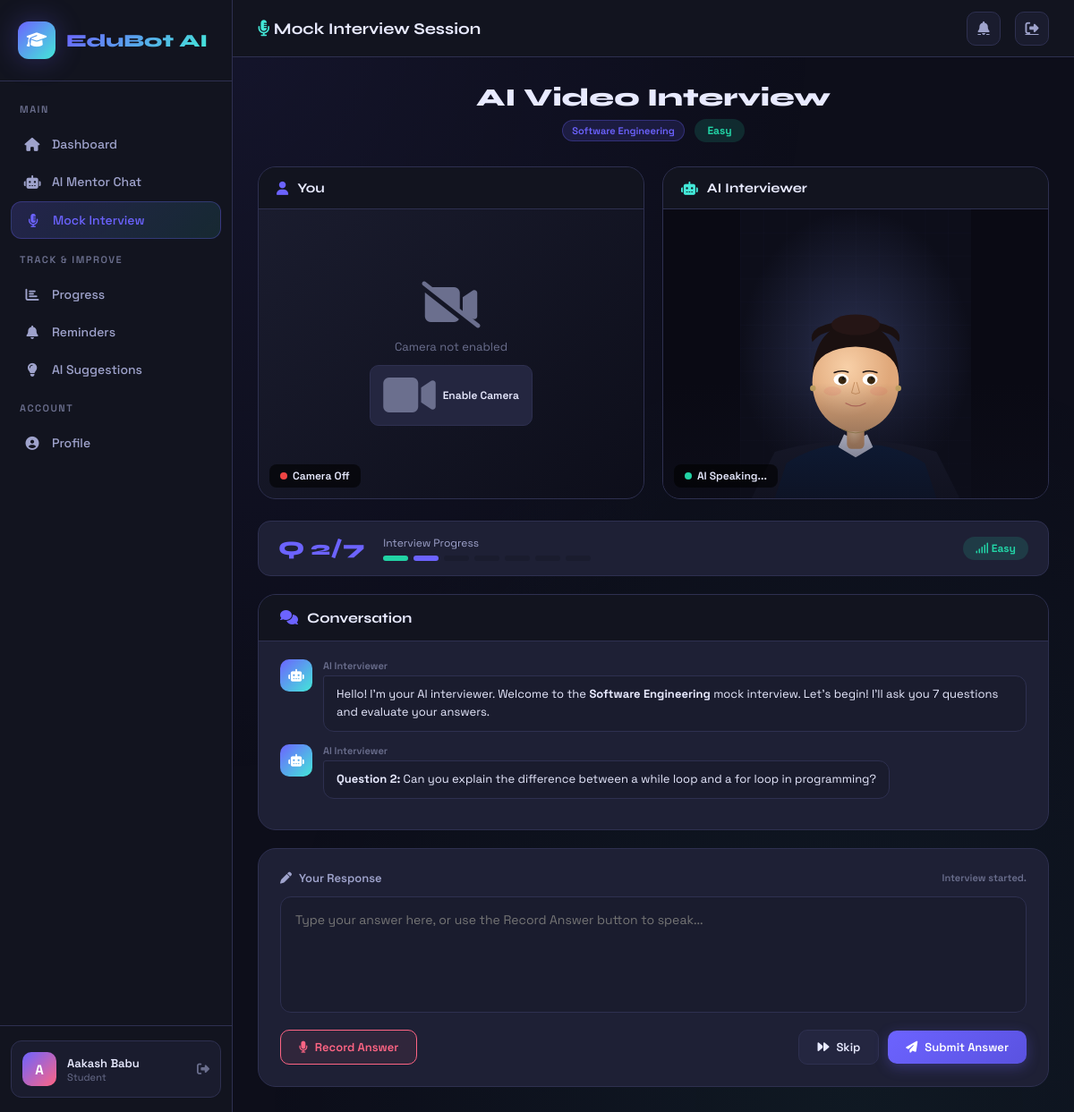
Page /interview/session/2/ (signed in) on the committed database.
### core/models.py (models this page shows)
class MockInterview(models.Model):
    DOMAINS = [
        ('software_engineering', 'Software Engineering'),
        ('data_science', 'Data Science'),
        ('web_development', 'Web Development'),
        ('machine_learning', 'Machine Learning'),
        ('system_design', 'System Design'),
        ('behavioral', 'Behavioral'),
        ('hr', 'HR Round'),
    ]
    DIFFICULTY = [('easy', 'Easy'), ('medium', 'Medium'), ('hard', 'Hard')]
    STATUS = [('pending', 'Pending'), ('in_progress', 'In Progress'), ('completed', 'Completed')]
    user = models.ForeignKey(User, on_delete=models.CASCADE, related_name='interviews')
    domain = models.CharField(max_length=50, choices=DOMAINS)
    difficulty = models.CharField(max_length=10, choices=DIFFICULTY, default='medium')
    status = models.CharField(max_length=20, choices=STATUS, default='pending')
    overall_score = models.FloatField(null=True, blank=True)
    feedback_summary = models.TextField(blank=True)
    started_at = models.DateTimeField(auto_now_add=True)
    completed_at = models.DateTimeField(null=True, blank=True)
    duration_minutes = models.IntegerField(default=0)
    class Meta:
        ordering = ['-started_at']

class InterviewQuestion(models.Model):
    interview = models.ForeignKey(MockInterview, on_delete=models.CASCADE, related_name='questions')
    question_text = models.TextField()
    question_number = models.IntegerField()
    expected_answer = models.TextField(blank=True)
    user_answer = models.TextField(blank=True)
    score = models.FloatField(null=True, blank=True)
    feedback = models.TextField(blank=True)
    improvement_tips = models.TextField(blank=True)
    answered_at = models.DateTimeField(null=True, blank=True)
    class Meta:
        ordering = ['question_number']

### core/views.py (the view)
# urls.py: path('interview/session/<int:interview_id>/', views.interview_session, name='interview_session'),
@login_required
def interview_session(request, interview_id):
    interview = get_object_or_404(MockInterview, id=interview_id, user=request.user)
    questions = interview.questions.all()
    current_q = questions.filter(user_answer='').first()
    return render(request, 'interview/session.html', {
        'interview': interview, 'questions': questions, 'current_question': current_q,
        'total_answered': questions.exclude(user_answer='').count(),
    })

### templates/interview/session.html (shortened to what this page needs)
{% extends 'base.html' %}
{% block page_title %}<i class="fas fa-microphone-alt" style="color:var(--accent)"></i> Mock Interview Session{% endblock %}
{% block content %}
<div class="interview-wrap">
  <div class="interview-title">AI Video Interview</div>
  <div class="interview-subtitle">
    <span class="badge badge-primary">{{ interview.get_domain_display }}</span>
    <span class="diff-badge {{ interview.difficulty }}" style="margin-left:8px">{{ interview.get_difficulty_display }}</span>
  </div>
  <div class="video-grid">
    <div class="video-card">
      <div class="video-card-header"><i class="fas fa-user" style="color:var(--primary)"></i> You</div>
      <div class="video-area">
        <div class="cam-placeholder" id="cam-placeholder">
          <i class="fas fa-video-slash"></i>
          <p>Camera not enabled</p>
          <button onclick="startCamera()" class="btn btn-secondary btn-sm" style="font-size:12px">
            <i class="fas fa-video"></i> Enable Camera
          </button>
        </div>
        <div class="video-status" id="user-status"><div class="status-dot red" id="cam-dot"></div><span id="cam-label">Camera Off</span></div>
      </div>
    </div>
    <div class="video-card">
      <div class="video-card-header"><i class="fas fa-robot" style="color:var(--accent)"></i> AI Interviewer</div>
      <div class="video-area">
        <div class="avatar-container">
          <div class="avatar-overlay"></div>
        </div>
        <div class="video-status" id="ai-status">
          <div class="status-dot green"></div>
          <span id="ai-label">AI Interviewer Ready</span>
        </div>
      </div>
    </div>
  </div>
  <div class="progress-strip">
    <div class="q-counter" id="q-counter">Q {{ total_answered|add:1 }}/7</div>
    <div class="q-progress">
      <div class="q-label">Interview Progress</div>
      <div class="q-dots" id="q-dots">
        {% for i in "1234567" %}
        <div class="q-dot {% if forloop.counter <= total_answered %}done{% elif forloop.counter == total_answered|add:1 %}current{% endif %}"></div>
        {% endfor %}
      </div>
    </div>
    <span class="diff-badge {{ interview.difficulty }}"><i class="fas fa-signal"></i> {{ interview.get_difficulty_display }}</span>
  </div>
  <div class="conversation-card">
    <div class="conversation-header"><i class="fas fa-comments" style="color:var(--primary)"></i> Conversation</div>
    <div class="conversation-body" id="conv-body">
      <div class="conv-msg">
        <div class="conv-avatar ai"><i class="fas fa-robot"></i></div>
        <div>
          <div class="conv-label">AI Interviewer</div>
          <div class="conv-bubble">Hello! I'm your AI interviewer. Welcome to the <strong>{{ interview.get_domain_display }}</strong> mock interview. Let's begin! I'll ask you 7 questions and evaluate your answers.</div>
        </div>
      </div>
      {% if current_question %}
      <div class="conv-msg">
        <div class="conv-avatar ai"><i class="fas fa-robot"></i></div>
        <div>
          <div class="conv-label">AI Interviewer</div>
          <div class="conv-bubble"><strong>Question {{ total_answered|add:1 }}:</strong> {{ current_question.question_text }}</div>
        </div>
      </div>
      {% endif %}
    </div>
  </div>
  {% if current_question %}
  <div class="answer-card" id="answer-section">
    <div class="answer-label"><i class="fas fa-pen"></i> Your Response <span style="margin-left:auto;font-size:11px;color:var(--text3)" id="status-text">Interview started.</span></div>
    <textarea class="answer-textarea" id="answer-input" placeholder="Type your answer here, or use the Record Answer button to speak..."></textarea>
    <div class="answer-actions">
      <button class="record-btn" id="record-btn" onclick="toggleRecording()">
        <i class="fas fa-microphone"></i> <span>Record Answer</span>
      </button>
      <button class="btn btn-secondary" onclick="skipQuestion()"><i class="fas fa-forward"></i> Skip</button>
      <button class="btn btn-primary" id="submit-btn" onclick="submitAnswer()"><i class="fas fa-paper-plane"></i> Submit Answer</button>
    </div>
  </div>
  {% endif %}
</div>
{% endblock %}

### templates/base.html (shortened to what this page needs)
<!DOCTYPE html>
<html lang="en">
<head>
<link rel="stylesheet" href="https://cdnjs.cloudflare.com/ajax/libs/font-awesome/6.5.0/css/all.min.css">
</head>
<body>
{% if user.is_authenticated %}
<aside class="sidebar">
  <div class="sidebar-brand">
    <div class="brand-icon"><i class="fas fa-graduation-cap"></i></div>
    <span class="brand-text">EduBot AI</span>
  </div>
  <nav class="sidebar-nav">
    {% if user.is_staff %}
    <div class="nav-section">
      <div class="nav-label">Admin Panel</div>
      <a href="{% url 'admin_dashboard' %}" class="nav-item {% if request.resolver_match.url_name == 'admin_dashboard' %}active{% endif %}">
        <i class="fas fa-fw fa-chart-pie"></i> Dashboard
      </a>
      <a href="{% url 'admin_students' %}" class="nav-item {% if 'students' in request.path %}active{% endif %}">
        <i class="fas fa-fw fa-users"></i> Students
      </a>
      <a href="{% url 'admin_analytics' %}" class="nav-item {% if 'analytics' in request.path %}active{% endif %}">
        <i class="fas fa-fw fa-chart-line"></i> Analytics
      </a>
    </div>
    {% else %}
    <div class="nav-section">
      <div class="nav-label">Main</div>
      <a href="{% url 'dashboard' %}" class="nav-item {% if request.resolver_match.url_name == 'dashboard' %}active{% endif %}">
        <i class="fas fa-fw fa-home"></i> Dashboard
      </a>
      <a href="{% url 'chatbot' %}" class="nav-item {% if 'chat' in request.path %}active{% endif %}">
        <i class="fas fa-fw fa-robot"></i> AI Mentor Chat
      </a>
      <a href="{% url 'interview_list' %}" class="nav-item {% if 'interview' in request.path %}active{% endif %}">
        <i class="fas fa-fw fa-microphone-alt"></i> Mock Interview
      </a>
    </div>
    <div class="nav-section">
      <div class="nav-label">Track & Improve</div>
      <a href="{% url 'progress' %}" class="nav-item {% if 'progress' in request.path %}active{% endif %}">
        <i class="fas fa-fw fa-chart-bar"></i> Progress
      </a>
      <a href="{% url 'reminders' %}" class="nav-item {% if 'reminder' in request.path %}active{% endif %}">
        <i class="fas fa-fw fa-bell"></i> Reminders
      </a>
      <a href="{% url 'suggestions' %}" class="nav-item {% if 'suggestion' in request.path %}active{% endif %}">
        <i class="fas fa-fw fa-lightbulb"></i> AI Suggestions
      </a>
    </div>
    <div class="nav-section">
      <div class="nav-label">Account</div>
      <a href="{% url 'profile' %}" class="nav-item {% if 'profile' in request.path %}active{% endif %}">
        <i class="fas fa-fw fa-user-circle"></i> Profile
      </a>
    </div>
    {% endif %}
  </nav>
  <div class="sidebar-footer">
    <div class="user-card">
      <div class="user-avatar">{{ user.username|first|upper }}</div>
      <div class="user-info">
        <div class="user-name">{{ user.get_full_name|default:user.username }}</div>
        <div class="user-role">{% if user.is_staff %}Administrator{% else %}Student{% endif %}</div>
      </div>
      <a href="{% url 'logout' %}" class="user-logout" title="Logout"><i class="fas fa-sign-out-alt"></i></a>
    </div>
  </div>
</aside>
<main class="main">
  <div class="topbar">
    <span class="topbar-title">{% block page_title %}Dashboard{% endblock %}</span>
    {% if not user.is_staff %}
    <a href="{% url 'reminders' %}" class="topbar-btn" title="Reminders"><i class="fas fa-bell"></i></a>
    {% endif %}
    <a href="{% url 'logout' %}" class="topbar-btn" title="Logout"><i class="fas fa-sign-out-alt"></i></a>
  </div>
  <div class="content">
    {% block content %}{% endblock %}
  </div>
</main>
{% else %}
{% block auth_content %}{% endblock %}
{% endif %}
</body>
</html>

### templates/base.html (style rules this page uses)
:root { --primary: #6C63FF; --primary-dark: #5A52E0; --secondary: #FF6584; --accent: #43E8D8; --success: #22D3A5; --warning: #F59E0B; --danger: #EF4444; --bg: #0D0E1A; --bg2: #12141F; --bg3: #1A1C2E; --card: #1E2035; --card2: #242640; --border: #2E3050; --text: #E8EAFF; --text2: #9FA3CC; --text3: #6B6F8E; --glow: 0 0 30px rgba(108,99,255,0.3); --shadow: 0 8px 32px rgba(0,0,0,0.4); --radius: 16px; }
* { margin:0;padding:0;box-sizing:border-box }
body { font-family:'Space Grotesk',sans-serif;background:var(--bg);color:var(--text);min-height:100vh;overflow-x:hidden }
body::before { content:'';position:fixed;top:0;left:0;right:0;bottom:0;background:radial-gradient(ellipse at 20% 0%,rgba(108,99,255,0.08) 0%,transparent 50%),radial-gradient(ellipse at 80% 100%,rgba(67,232,216,0.05) 0%,transparent 50%);pointer-events:none;z-index:0 }
.sidebar { position:fixed;left:0;top:0;bottom:0;width:260px;background:var(--bg2);border-right:1px solid var(--border);z-index:100;display:flex;flex-direction:column;transition:.3s }
.sidebar-brand { padding:24px 20px;display:flex;align-items:center;gap:12px;border-bottom:1px solid var(--border) }
.brand-icon { width:42px;height:42px;background:linear-gradient(135deg,var(--primary),var(--accent));border-radius:12px;display:flex;align-items:center;justify-content:center;font-size:18px;color:#fff;box-shadow:var(--glow) }
.brand-text { font-family:'Syne',sans-serif;font-size:20px;font-weight:800;background:linear-gradient(135deg,var(--primary),var(--accent));-webkit-background-clip:text;-webkit-text-fill-color:transparent }
.sidebar-nav { flex:1;padding:16px 12px;overflow-y:auto }
.nav-section { margin-bottom:8px }
.nav-label { font-size:11px;font-weight:600;color:var(--text3);text-transform:uppercase;letter-spacing:1.5px;padding:8px 10px;margin-bottom:4px }
.nav-item { display:flex;align-items:center;gap:12px;padding:11px 14px;border-radius:12px;color:var(--text2);text-decoration:none;font-size:14px;font-weight:500;transition:.2s;margin-bottom:2px;position:relative }
.nav-item.active { background:linear-gradient(135deg,rgba(108,99,255,0.2),rgba(67,232,216,0.1));color:var(--primary);border:1px solid rgba(108,99,255,0.3) }
.nav-item .fa-fw { width:20px;font-size:15px }
.sidebar-footer { padding:16px 12px;border-top:1px solid var(--border) }
.user-card { display:flex;align-items:center;gap:12px;padding:12px;background:var(--bg3);border-radius:12px;border:1px solid var(--border) }
.user-avatar { width:38px;height:38px;border-radius:10px;background:linear-gradient(135deg,var(--primary),var(--secondary));display:flex;align-items:center;justify-content:center;font-weight:700;font-size:15px;color:#fff;flex-shrink:0 }
.user-info { flex:1;min-width:0 }
.user-name { font-size:13px;font-weight:600;color:var(--text);white-space:nowrap;overflow:hidden;text-overflow:ellipsis }
.user-role { font-size:11px;color:var(--text3) }
.user-logout { color:var(--text3);font-size:14px;text-decoration:none;transition:.2s }
.main { margin-left:260px;min-height:100vh;display:flex;flex-direction:column }
.topbar { background:var(--bg2);border-bottom:1px solid var(--border);padding:0 28px;height:64px;display:flex;align-items:center;gap:16px;position:sticky;top:0;z-index:50 }
.topbar-title { font-family:'Syne',sans-serif;font-size:18px;font-weight:700 }
.topbar-btn { width:38px;height:38px;border-radius:10px;background:var(--bg3);border:1px solid var(--border);color:var(--text2);display:flex;align-items:center;justify-content:center;cursor:pointer;transition:.2s;font-size:15px }
.content { flex:1;padding:28px;position:relative;z-index:1 }
.btn { display:inline-flex;align-items:center;gap:8px;padding:10px 20px;border-radius:10px;font-size:13px;font-weight:600;cursor:pointer;border:none;text-decoration:none;transition:.2s;font-family:inherit }
.btn-primary { background:linear-gradient(135deg,var(--primary),var(--primary-dark));color:#fff;box-shadow:0 4px 15px rgba(108,99,255,0.3) }
.btn-secondary { background:var(--card2);color:var(--text);border:1px solid var(--border) }
.btn-sm { padding:7px 14px;font-size:12px }
.badge { display:inline-flex;align-items:center;gap:5px;padding:4px 10px;border-radius:20px;font-size:11px;font-weight:600 }
.badge-primary { background:rgba(108,99,255,0.15);color:var(--primary);border:1px solid rgba(108,99,255,0.3) }

### rows in the picture
MockInterview: domain "Software Engineering", difficulty "Easy"
InterviewQuestion: question_text "Can you explain the difference between a while loop and a for loop in programming?"

### other values in the picture
{{ user.username|first|upper }} "A"
{{ user.get_full_name|default:user.username }} "Aakash Babu"
{{ total_answered|add:1 }} "2"
